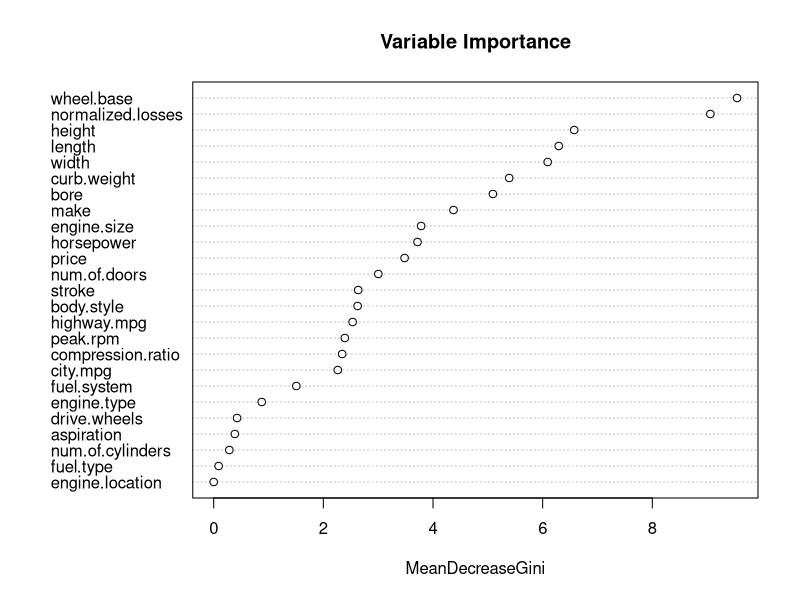
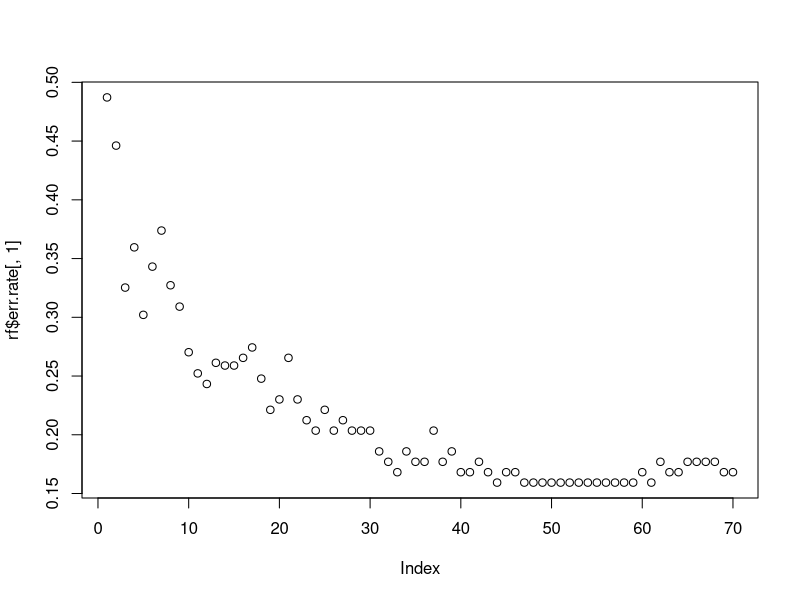

Here is the R script that generated these plots, in order:
### symboling prediction

#loading data
library(readr)
dat = read.csv2("auto1.csv")
library(randomForest)

dat$normalized.losses=as.character(dat$normalized.losses)
dat$normalized.losses=as.integer(dat$normalized.losses)
dat$symboling=as.factor(dat$symboling)
dat$wheel.base=as.character(dat$wheel.base)
dat$wheel.base=as.numeric(dat$wheel.base)
dat$length=as.character(dat$length)
dat$length=as.numeric(dat$length)
dat$width=as.character(dat$width)
dat$width=as.numeric(dat$width)
dat$height=as.character(dat$height)
dat$height=as.numeric(dat$height)
dat$bore=as.character(dat$bore)
dat$bore=as.numeric(dat$bore)
dat$stroke=as.character(dat$stroke)
dat$stroke=as.numeric(dat$stroke)
dat$compression.ratio=as.character(dat$compression.ratio)
dat$compression.ratio=as.numeric(dat$compression.ratio)
dat$horsepower=as.character(dat$horsepower)
dat$horsepower=as.numeric(dat$horsepower)
dat$peak.rpm=as.character(dat$peak.rpm)
dat$peak.rpm=as.numeric(dat$peak.rpm)
dat$price=as.character(dat$price)
dat$price=as.numeric(dat$price)

# splitting train and test data
smp_size <- floor(0.7 * nrow(dat))
set.seed(12)
train_ind <- sample(seq_len(nrow(dat)), size = smp_size)
train <- dat[train_ind, ]
test <- dat[-train_ind, ]

# model training and prediction 
rf=randomForest(symboling~., data = train, ntree=70, na.action = na.omit)
test.ctree = predict(rf, newdata = test, type = "class")
test.ctree

# model evaluation 
library(caret)
library(e1071)
a=confusionMatrix(data=test.ctree, reference = test$symboling)
a

#variable importance 
varImpPlot(rf,sort = T, main = "Variable Importance", importance=TRUE)

# oob error
# y is number of trees
plot(rf$err.rate[,1])
